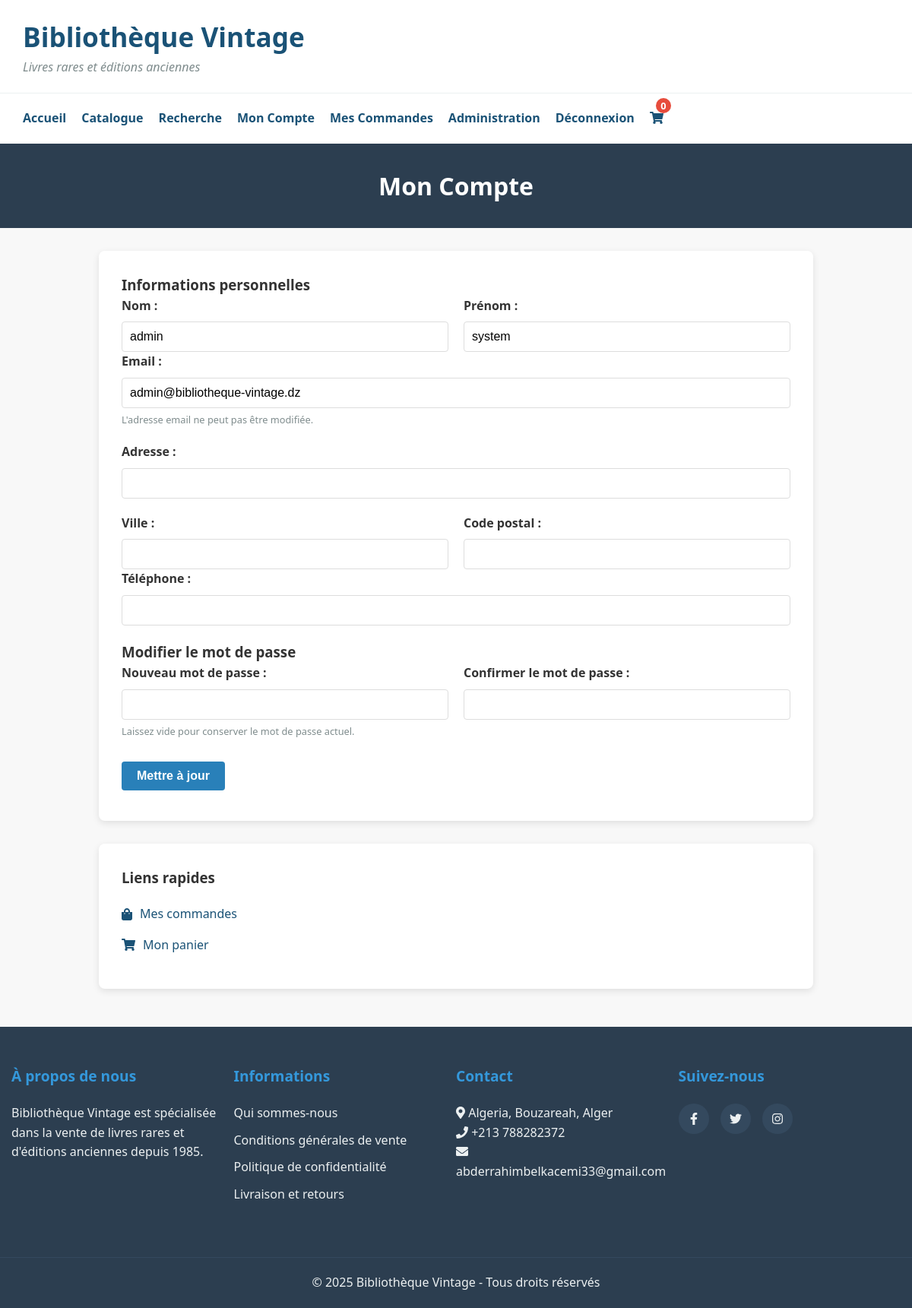
Screenshot of /compte.php (signed in) with the database file from the repository.
### tables this page shows
create table utilisateurs (
    id_utilisateur int auto_increment primary key,
    nom varchar(100) not null,
    prenom varchar(100) not null,
    email varchar(100) unique not null,
    mot_de_passe varchar(255) not null,
    adresse varchar(255),
    ville varchar(100),
    code_postal varchar(10),
    telephone varchar(15),
    est_admin boolean default false,
    date_inscription datetime default current_timestamp
);

### functions.php (called while the page is built, shortened)
<?php
function getUtilisateur($id)
{
    $conn = connectDB();
    $query = "SELECT * FROM Utilisateurs WHERE id_utilisateur = ?";
    $stmt = $conn->prepare($query);
    $stmt->bind_param("i", $id);
    $stmt->execute();
    $result = $stmt->get_result();
    $user = $result->fetch_assoc();
    return $user;
}

### compte.php (the view, shortened to what this page needs)
<?php
require_once 'functions.php';
$utilisateur = getUtilisateur($_SESSION['id_utilisateur']);
include 'header.php';
?>
<section class="page-header">
    <h2>Mon Compte</h2>
</section>
<section class="compte">
    <div class="compte-info">
        <h3>Informations personnelles</h3>
        <form method="post" action="compte.php">
            <div class="form-row">
                <div class="form-group">
                    <label for="nom">Nom :</label>
                    <input type="text" id="nom" name="nom" value="<?php echo htmlspecialchars($utilisateur['nom']); ?>" required>
                </div>
                <div class="form-group">
                    <label for="prenom">Prénom :</label>
                    <input type="text" id="prenom" name="prenom" value="<?php echo htmlspecialchars($utilisateur['prenom']); ?>" required>
                </div>
            </div>
            <div class="form-group">
                <label for="email">Email :</label>
                <input type="email" id="email" value="<?php echo htmlspecialchars($utilisateur['email']); ?>" readonly>
                <p class="help-text">L'adresse email ne peut pas être modifiée.</p>
            </div>
            <div class="form-group">
                <label for="adresse">Adresse :</label>
                <input type="text" id="adresse" name="adresse" value="<?php echo htmlspecialchars($utilisateur['adresse'] ?? ''); ?>">
            </div>
            <div class="form-row">
                <div class="form-group">
                    <label for="ville">Ville :</label>
                    <input type="text" id="ville" name="ville" value="<?php echo htmlspecialchars($utilisateur['ville'] ?? ''); ?>">
                </div>
                <div class="form-group">
                    <label for="code_postal">Code postal :</label>
                    <input type="text" id="code_postal" name="code_postal" value="<?php echo htmlspecialchars($utilisateur['code_postal'] ?? ''); ?>">
                </div>
            </div>
            <div class="form-group">
                <label for="telephone">Téléphone :</label>
                <input type="tel" id="telephone" name="telephone" value="<?php echo htmlspecialchars($utilisateur['telephone'] ?? ''); ?>">
            </div>
            <h3>Modifier le mot de passe</h3>
            <div class="form-row">
                <div class="form-group">
                    <label for="nouveau_mdp">Nouveau mot de passe :</label>
                    <input type="password" id="nouveau_mdp" name="nouveau_mdp" minlength="8">
                    <p class="help-text">Laissez vide pour conserver le mot de passe actuel.</p>
                </div>
                <div class="form-group">
                    <label for="confirmation">Confirmer le mot de passe :</label>
                    <input type="password" id="confirmation" name="confirmation" minlength="8">
                </div>
            </div>
            <div class="form-actions">
                <button type="submit" class="btn btn-primary">Mettre à jour</button>
            </div>
        </form>
    </div>
    <div class="compte-links">
        <h3>Liens rapides</h3>
        <ul>
            <li><a href="commandes.php"><i class="fas fa-shopping-bag"></i> Mes commandes</a></li>
            <li><a href="panier.php"><i class="fas fa-shopping-cart"></i> Mon panier</a></li>
        </ul>
    </div>
</section>
<?php include 'footer.php'; ?>

### css/style.css (style rules this page uses)
* { margin: 0; padding: 0; box-sizing: border-box; }
body { font-family: "Segoe UI", Tahoma, Geneva, Verdana, sans-serif; line-height: 1.6; color: #333; background-color: #f8f8f8; }
a { text-decoration: none; color: #1a5276; transition: color 0.3s ease; }
ul { list-style: none; }
.form-row { display: flex; flex-wrap: wrap; margin: -10px; }
.form-row>.form-group { flex: 1 0 250px; margin: 10px; }
.btn { display: inline-block; padding: 10px 20px; border-radius: 4px; cursor: pointer; transition: all 0.3s ease; font-weight: 600; text-align: center; border: none; font-size: 1rem; }
.btn-primary { background-color: #2980b9; color: #fff; }
.form-group { margin-bottom: 20px; }
.form-group label { display: block; margin-bottom: 8px; font-weight: 600; }
.form-group input, .form-group select, .form-group textarea { width: 100%; padding: 10px; border: 1px solid #ddd; border-radius: 4px; font-size: 1rem; }
.form-actions { margin-top: 30px; }
.help-text { font-size: 0.8rem; color: #7f8c8d; margin-top: 5px; }
.page-header { background-color: #2c3e50; color: white; padding: 30px 0; text-align: center; margin-bottom: 30px; }
.page-header h2 { font-size: 2rem; }
.compte, .commandes, .details-commande { max-width: 1000px; margin: 0 auto; padding: 0 30px; }
.compte-info, .compte-links { background-color: #fff; border-radius: 8px; padding: 30px; box-shadow: 0 3px 10px rgba(0, 0, 0, 0.1); margin-bottom: 30px; }
.compte-links ul { margin-top: 20px; }
.compte-links ul li { margin-bottom: 15px; }
.compte-links ul li a { display: flex; align-items: center; gap: 10px; }
.btn { margin-bottom: 10px; }

### rows the page displays
utilisateurs: nom "admin", prenom "system", email "admin@bibliotheque-vintage.dz"

### other values shown
$nbArticles "0"
